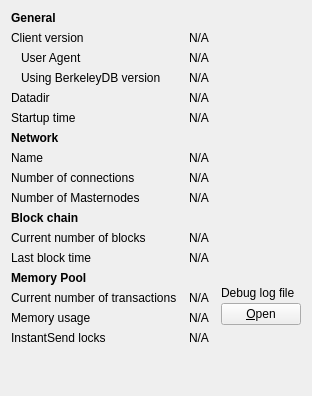
     <widget class="QWidget" name="tab_info">
      <attribute name="title">
       <string>&amp;Information</string>
      </attribute>
      <layout class="QGridLayout" name="gridLayout" columnstretch="0,1,0">
       <property name="horizontalSpacing">
        <number>12</number>
       </property>
       <item row="0" column="0">
        <widget class="QLabel" name="label_9">
         <property name="font">
          <font>
           <weight>75</weight>
           <bold>true</bold>
          </font>
         </property>
         <property name="text">
          <string>General</string>
         </property>
        </widget>
       </item>
       <item row="1" column="0">
        <widget class="QLabel" name="label_6">
         <property name="text">
          <string>Client version</string>
         </property>
        </widget>
       </item>
       <item row="1" column="1" colspan="2">
        <widget class="QLabel" name="clientVersion">
         <property name="cursor">
          <cursorShape>IBeamCursor</cursorShape>
         </property>
         <property name="text">
          <string>N/A</string>
         </property>
         <property name="textFormat">
          <enum>Qt::PlainText</enum>
         </property>
         <property name="textInteractionFlags">
          <set>Qt::LinksAccessibleByMouse|Qt::TextSelectableByKeyboard|Qt::TextSelectableByMouse</set>
         </property>
        </widget>
       </item>
       <item row="2" column="0">
        <widget class="QLabel" name="labelClientUserAgent">
         <property name="text">
          <string>User Agent</string>
         </property>
         <property name="indent">
          <number>10</number>
         </property>
        </widget>
       </item>
       <item row="2" column="1" colspan="2">
        <widget class="QLabel" name="clientUserAgent">
         <property name="cursor">
          <cursorShape>IBeamCursor</cursorShape>
         </property>
         <property name="text">
          <string>N/A</string>
         </property>
         <property name="textFormat">
          <enum>Qt::PlainText</enum>
         </property>
         <property name="textInteractionFlags">
          <set>Qt::LinksAccessibleByMouse|Qt::TextSelectableByKeyboard|Qt::TextSelectableByMouse</set>
         </property>
        </widget>
       </item>
       <item row="3" column="0">
        <widget class="QLabel" name="label_berkeleyDBVersion">
         <property name="text">
          <string>Using BerkeleyDB version</string>
         </property>
         <property name="indent">
          <number>10</number>
         </property>
        </widget>
       </item>
       <item row="3" column="1" colspan="2">
        <widget class="QLabel" name="berkeleyDBVersion">
         <property name="cursor">
          <cursorShape>IBeamCursor</cursorShape>
         </property>
         <property name="text">
          <string>N/A</string>
         </property>
         <property name="textFormat">
          <enum>Qt::PlainText</enum>
         </property>
         <property name="textInteractionFlags">
          <set>Qt::LinksAccessibleByMouse|Qt::TextSelectableByKeyboard|Qt::TextSelectableByMouse</set>
         </property>
        </widget>
       </item>
       <item row="4" column="0">
        <widget class="QLabel" name="label_12">
         <property name="text">
          <string>Datadir</string>
         </property>
        </widget>
       </item>
       <item row="4" column="1" colspan="2">
        <widget class="QLabel" name="dataDir">
         <property name="cursor">
          <cursorShape>IBeamCursor</cursorShape>
         </property>
         <property name="text">
          <string>N/A</string>
         </property>
         <property name="textFormat">
          <enum>Qt::PlainText</enum>
         </property>
         <property name="wordWrap">
          <bool>true</bool>
         </property>
         <property name="textInteractionFlags">
          <set>Qt::LinksAccessibleByMouse|Qt::TextSelectableByKeyboard|Qt::TextSelectableByMouse</set>
         </property>
        </widget>
       </item>
       <item row="5" column="0">
        <widget class="QLabel" name="label_13">
         <property name="text">
          <string>Startup time</string>
         </property>
        </widget>
       </item>
       <item row="5" column="1" colspan="2">
        <widget class="QLabel" name="startupTime">
         <property name="cursor">
          <cursorShape>IBeamCursor</cursorShape>
         </property>
         <property name="text">
          <string>N/A</string>
         </property>
         <property name="textFormat">
          <enum>Qt::PlainText</enum>
         </property>
         <property name="textInteractionFlags">
          <set>Qt::LinksAccessibleByMouse|Qt::TextSelectableByKeyboard|Qt::TextSelectableByMouse</set>
         </property>
        </widget>
       </item>
       <item row="6" column="0">
           <widget class="QLabel" name="labelNetwork">
               <property name="font">
                   <font>
                       <weight>75</weight>
                       <bold>true</bold>
                   </font>
               </property>
               <property name="text">
                   <string>Network</string>
               </property>
           </widget>
       </item>
       <item row="7" column="0">
        <widget class="QLabel" name="label_8">
         <property name="text">
          <string>Name</string>
         </property>
        </widget>
       </item>
       <item row="7" column="1" colspan="2">
        <widget class="QLabel" name="networkName">
         <property name="cursor">
          <cursorShape>IBeamCursor</cursorShape>
         </property>
         <property name="text">
          <string>N/A</string>
         </property>
         <property name="textFormat">
          <enum>Qt::PlainText</enum>
         </property>
         <property name="textInteractionFlags">
          <set>Qt::LinksAccessibleByMouse|Qt::TextSelectableByKeyboard|Qt::TextSelectableByMouse</set>
         </property>
        </widget>
       </item>
       <item row="8" column="0">
        <widget class="QLabel" name="label_7">
         <property name="text">
          <string>Number of connections</string>
         </property>
        </widget>
       </item>
       <item row="8" column="1" colspan="2">
        <widget class="QLabel" name="numberOfConnections">
         <property name="cursor">
          <cursorShape>IBeamCursor</cursorShape>
         </property>
         <property name="text">
          <string>N/A</string>
         </property>
         <property name="textFormat">
          <enum>Qt::PlainText</enum>
         </property>
         <property name="textInteractionFlags">
          <set>Qt::LinksAccessibleByMouse|Qt::TextSelectableByKeyboard|Qt::TextSelectableByMouse</set>
         </property>
        </widget>
       </item>
       <item row="9" column="0">
        <widget class="QLabel" name="masternodeCountLabel">
         <property name="text">
          <string>Number of Masternodes</string>
         </property>
        </widget>
       </item>
       <item row="9" column="1">
        <widget class="QLabel" name="masternodeCount">
         <property name="cursor">
          <cursorShape>IBeamCursor</cursorShape>
         </property>
         <property name="text">
          <string>N/A</string>
         </property>
         <property name="textFormat">
          <enum>Qt::PlainText</enum>
         </property>
         <property name="textInteractionFlags">
          <set>Qt::LinksAccessibleByMouse|Qt::TextSelectableByKeyboard|Qt::TextSelectableByMouse</set>
         </property>
        </widget>
       </item>
       <item row="10" column="0">
        <widget class="QLabel" name="label_10">
         <property name="font">
          <font>
           <weight>75</weight>
           <bold>true</bold>
          </font>
         </property>
         <property name="text">
          <string>Block chain</string>
         </property>
        </widget>
       </item>
       <item row="11" column="0">
        <widget class="QLabel" name="label_3">
         <property name="text">
          <string>Current number of blocks</string>
         </property>
        </widget>
       </item>
       <item row="11" column="1" colspan="2">
        <widget class="QLabel" name="numberOfBlocks">
         <property name="cursor">
          <cursorShape>IBeamCursor</cursorShape>
         </property>
         <property name="text">
          <string>N/A</string>
         </property>
         <property name="textFormat">
          <enum>Qt::PlainText</enum>
         </property>
         <property name="textInteractionFlags">
          <set>Qt::LinksAccessibleByMouse|Qt::TextSelectableByKeyboard|Qt::TextSelectableByMouse</set>
         </property>
        </widget>
       </item>
       <item row="12" column="0">
        <widget class="QLabel" name="labelLastBlockTime">
         <property name="text">
          <string>Last block time</string>
         </property>
        </widget>
       </item>
       <item row="12" column="1" colspan="2">
        <widget class="QLabel" name="lastBlockTime">
         <property name="cursor">
          <cursorShape>IBeamCursor</cursorShape>
         </property>
         <property name="text">
          <string>N/A</string>
         </property>
         <property name="textFormat">
          <enum>Qt::PlainText</enum>
         </property>
         <property name="textInteractionFlags">
          <set>Qt::LinksAccessibleByMouse|Qt::TextSelectableByKeyboard|Qt::TextSelectableByMouse</set>
         </property>
        </widget>
       </item>
       <item row="13" column="0">
        <widget class="QLabel" name="labelMempoolTitle">
         <property name="font">
          <font>
           <weight>75</weight>
           <bold>true</bold>
          </font>
         </property>
         <property name="text">
          <string>Memory Pool</string>
         </property>
        </widget>
       </item>
       <item row="14" column="0">
        <widget class="QLabel" name="labelNumberOfTransactions">
         <property name="text">
          <string>Current number of transactions</string>
         </property>
        </widget>
       </item>
       <item row="14" column="1">
        <widget class="QLabel" name="mempoolNumberTxs">
         <property name="cursor">
          <cursorShape>IBeamCursor</cursorShape>
         </property>
         <property name="text">
          <string>N/A</string>
         </property>
         <property name="textFormat">
          <enum>Qt::PlainText</enum>
         </property>
         <property name="textInteractionFlags">
          <set>Qt::LinksAccessibleByMouse|Qt::TextSelectableByKeyboard|Qt::TextSelectableByMouse</set>
         </property>
        </widget>
       </item>
       <item row="15" column="0">
        <widget class="QLabel" name="labelMemoryUsage">
         <property name="text">
          <string>Memory usage</string>
         </property>
        </widget>
       </item>
       <item row="15" column="1">
        <widget class="QLabel" name="mempoolSize">
         <property name="cursor">
          <cursorShape>IBeamCursor</cursorShape>
         </property>
         <property name="text">
          <string>N/A</string>
         </property>
         <property name="textFormat">
          <enum>Qt::PlainText</enum>
         </property>
         <property name="textInteractionFlags">
          <set>Qt::LinksAccessibleByMouse|Qt::TextSelectableByKeyboard|Qt::TextSelectableByMouse</set>
         </property>
        </widget>
       </item>
       <item row="13" column="2" rowspan="3">
        <layout class="QVBoxLayout" name="verticalLayoutDebugButton">
         <property name="spacing">
          <number>3</number>
         </property>
         <item>
          <spacer name="verticalSpacer_2">
           <property name="orientation">
            <enum>Qt::Vertical</enum>
           </property>
           <property name="sizeHint" stdset="0">
            <size>
             <width>10</width>
             <height>5</height>
            </size>
           </property>
          </spacer>
         </item>
         <item>
          <widget class="QLabel" name="labelDebugLogfile">
           <property name="text">
            <string>Debug log file</string>
           </property>
          </widget>
         </item>
         <item>
          <widget class="QPushButton" name="openDebugLogfileButton">
           <property name="toolTip">
            <string>Open the %1 debug log file from the current data directory. This can take a few seconds for large log files.</string>
           </property>
           <property name="text">
            <string>&amp;Open</string>
           </property>
           <property name="autoDefault">
            <bool>false</bool>
           </property>
          </widget>
         </item>
        </layout>
       </item>
       <item row="17" column="0">
        <spacer name="verticalSpacer">
         <property name="orientation">
          <enum>Qt::Vertical</enum>
         </property>
         <property name="sizeHint" stdset="0">
          <size>
           <width>20</width>
           <height>40</height>
          </size>
         </property>
        </spacer>
       </item>
       <item row="16" column="0">
        <widget class="QLabel" name="labelInstantSendLockCount">
         <property name="text">
          <string>InstantSend locks</string>
         </property>
        </widget>
       </item>
       <item row="16" column="1">
        <widget class="QLabel" name="instantSendLockCount">
         <property name="cursor">
          <cursorShape>IBeamCursor</cursorShape>
         </property>
         <property name="text">
          <string>N/A</string>
         </property>
         <property name="textFormat">
          <enum>Qt::PlainText</enum>
         </property>
         <property name="textInteractionFlags">
          <set>Qt::LinksAccessibleByMouse|Qt::TextSelectableByKeyboard|Qt::TextSelectableByMouse</set>
         </property>
        </widget>
       </item>
      </layout>
     </widget>
